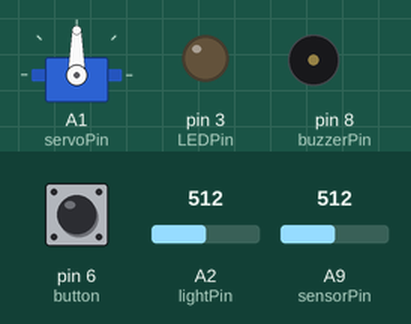
A sketch run on a simulated Arduino Mega 2560, built with avr-gcc and run on an emulated ATmega2560. Shown: servo, output pins drawn as LEDs (lit = HIGH), buzzer (waves = sounding). The inputs (shaded band) are chosen by the test bench; at power-on: A9 (sensorPin) = 512, pin 6 (button) LOW, A2 (lightPin) = 512.

Above: at 1.2 s.
1.3 s: A9 (sensorPin) set to 716
At 2.5 s:
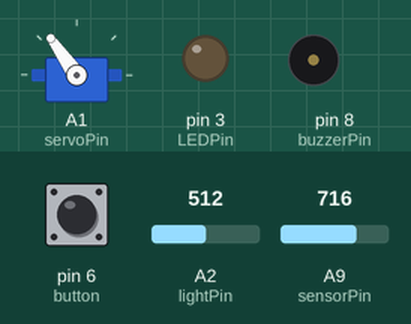
2.8 s: pin 6 (button) pulled HIGH for 0.15 s
At 4.1 s:
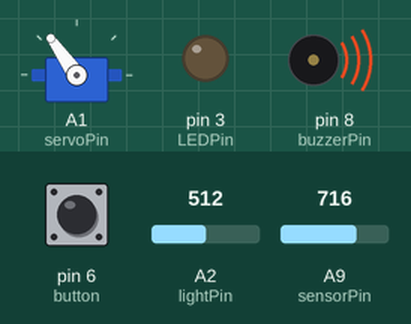
4.4 s: A9 (sensorPin) set to 900
At 4.9 s:
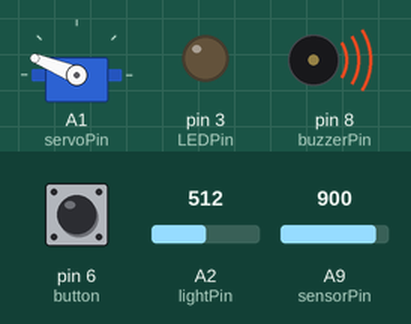
5.9 s: A9 (sensorPin) set to 1010
At 7.1 s:
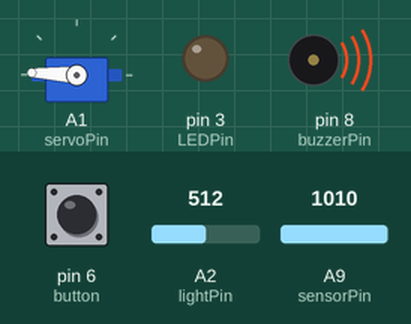
7.4 s: A9 (sensorPin) set to 1023
At 8.3 s:
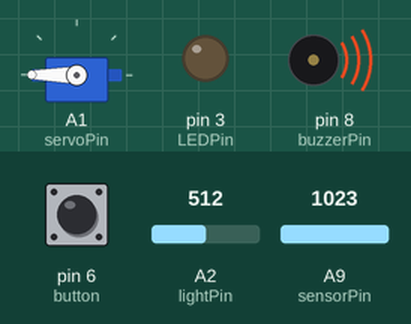
8.9 s: A9 (sensorPin) set to 511
At 9.5 s:
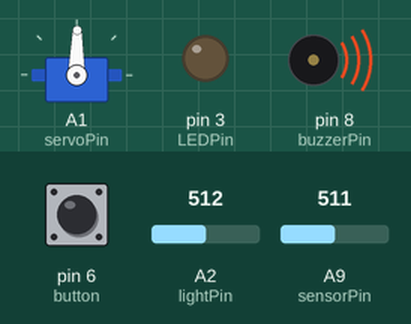
Timing chart, 0 to 11.4 s (numbered marks = the images above; inputs shaded):
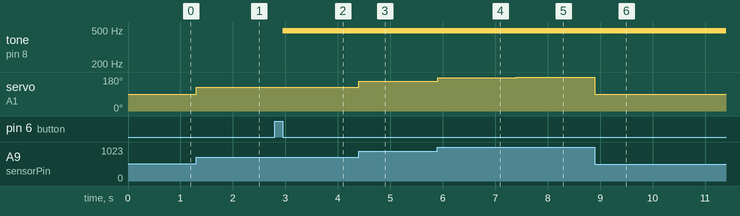

Measured:
- after the input at 1.3 s, servo on A1 (servoPin): 90° → 125° at once
- after the input at 2.8 s, tone on pin 8 (buzzerPin): silent → 490 Hz after 0.15 s
- after the input at 4.4 s, servo on A1 (servoPin): 125° → 158° at once
- after the input at 5.9 s, servo on A1 (servoPin): 158° → 177° at once
- after the input at 7.4 s, servo on A1 (servoPin): 177° → 180° at once
- after the input at 8.9 s, servo on A1 (servoPin): 180° → 89° at once

The sketch:

SmartMotorXiaoCodeP1.4.ino
```cpp
#include <Arduino.h>
#include<Servo.h>


//Define pins connected to Seeeduino xiao
int servoPin = A1;
int LEDPin = 3;
int sensorPin = A9;
int buzzerPin= 8;
int lightPin = A2;
const int button = 6;

//Define servo and starting states for pins
Servo Servo1;
float Rspeed = 0;
int brightness = 0;
int buttonState = 0;
char C_bright[]="1000";
char C_angle[]="180";
char C_count[]="10";

//Set starting values
int turn_angle =0;
int fade_value=0;
int count=0;
int mini=0;
int pos=0;
int dist=0;

char *Tstatus;
char *Mode="Mode1";

int training[10][2];

int conv(float ang){
  float angle=ang *180/1023;
  return angle;
}

int fade(float ang){
  float fadeValue=ang *255/1023;
  return fadeValue;
}


void buzz(int count, int timer=500){
      for (int i=0;i<count;i++){
      analogWrite(buzzerPin, 25);
      delay(timer);
      analogWrite(buzzerPin, 0);
      delay(100);
      }

}

/*void buzz(int count, int timer=500){
      for (int i=0;i<count;i++){
      digitalWrite(buzzerPin, HIGH);
      delay(500);
      digitalWrite(buzzerPin, LOW);
      delay(100);
      }
}
*/

void setup() {

    Servo1.attach(servoPin);
    pinMode(button, INPUT);
    pinMode(LEDPin, OUTPUT);

    //analogWrite(LEDPin,0);
}

void loop() {

 //if(Mode=="Mode2"){
    //fade_value=fade(Rspeed);
   // analogWrite(LEDPin,fade_value);
  //}/*
  Rspeed = analogRead(sensorPin); //rotary encoder value
  turn_angle=conv(Rspeed);        //calculating angle for servo
  Servo1.write(turn_angle);       //turning the servo
  brightness = analogRead(lightPin);
  buttonState=digitalRead(button);    //reading button state
  if (buttonState){

    //Serial.println("Recorded: " + String(brightness));
    while(digitalRead(button)){  // to hold while the button is still pressed
      delay(50);
    }
    if(count<0){ // condition for when they come out of different modes
      count=0;
    }
    else if(count>=0 && count<10){        //if training data is less than 10
      training[count][0]=turn_angle;      //save angle to array
      training[count][1]=brightness;      //save brightness to array
      training[count][2]=fade_value;      //save fade value to array
      buzz(1);
      count++;
    }
    else{             //when there are already 10 training data
      buzz(2);
      Tstatus="Running";
      while(!digitalRead(button)){  //pressing the button will escape the run mode
        //fade_value=fade(Rspeed);
        //analogWrite(LEDPin,fade_value);
        brightness = analogRead(lightPin);
        digitalWrite(LEDPin, HIGH);
        mini=1000;
        turn_angle=0;
        for (int i=0;i<10;i++){
          dist=abs(brightness - training[i][1]);
          if (dist<mini){
            mini=dist;
            turn_angle=training[i][0];
            fade_value=training[i][2];
          }
        }
        Servo1.write(turn_angle);
        delay(100);
      }
      count=0;
      Tstatus="Training";
      digitalWrite(LEDPin, LOW);
    }
    delay(50);
  }

}
```
